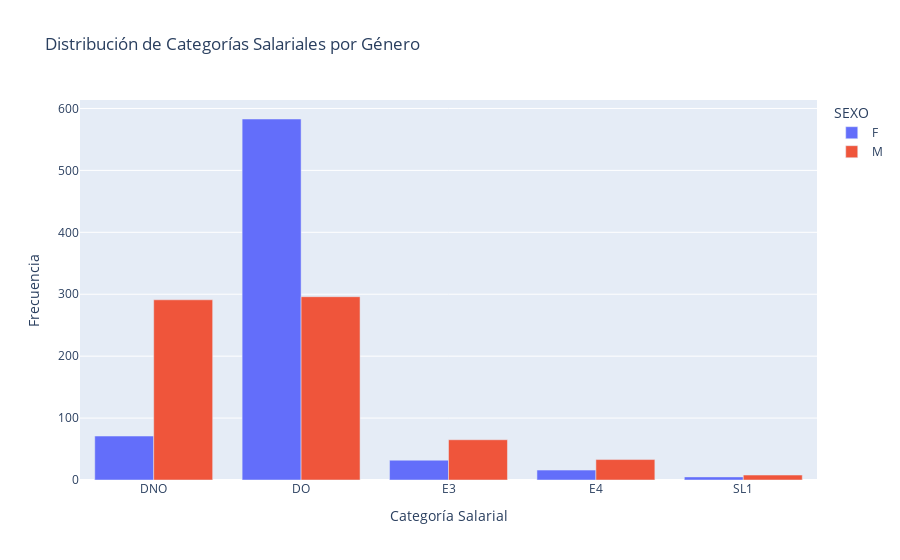
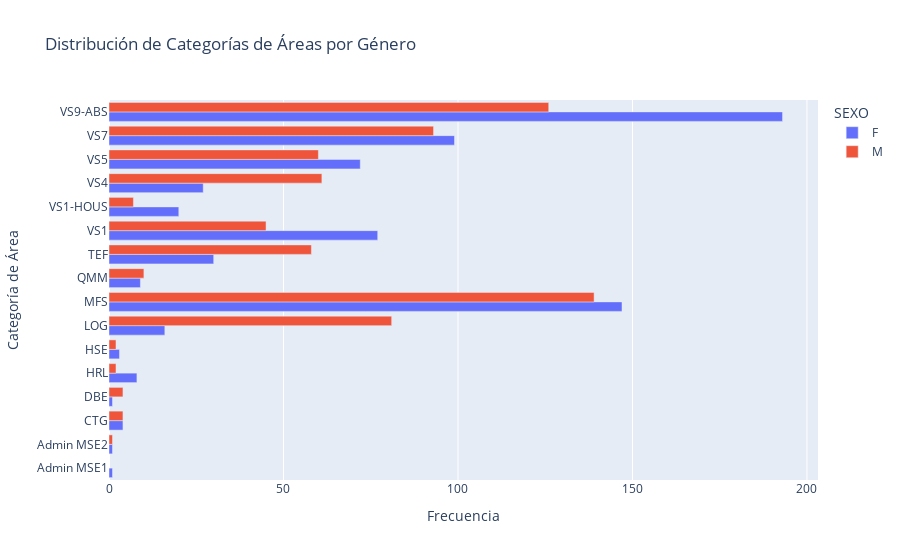
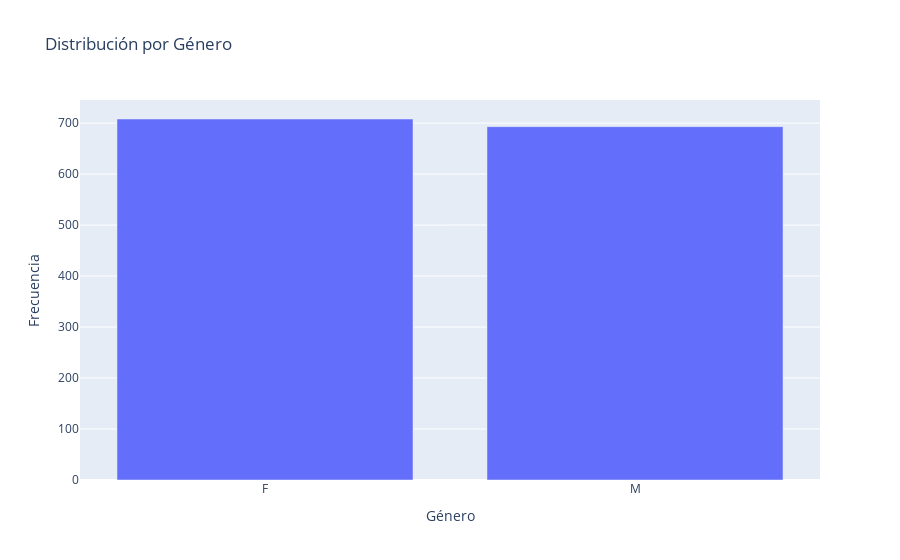
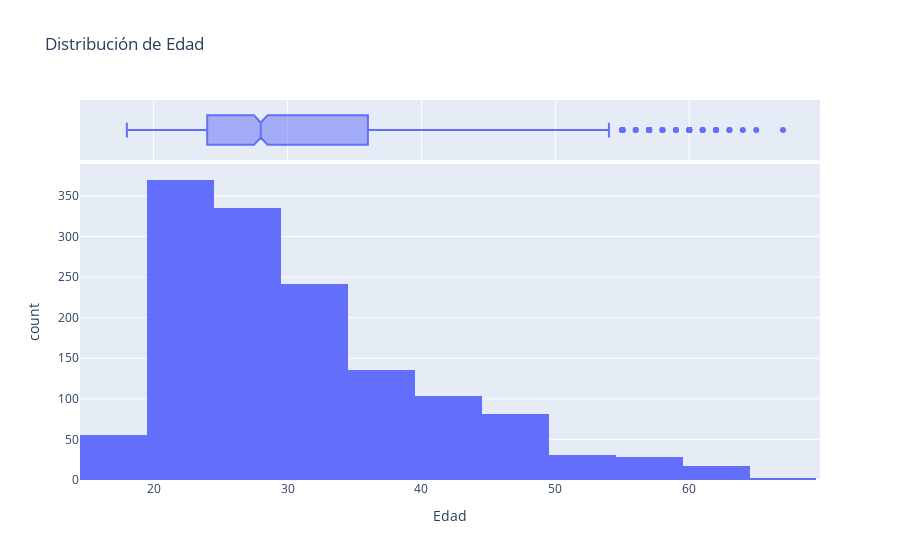

Notebook code cell kept with these figures, in order:
### Code cell
# Distribución de Categorías Salariales por Género
df = data[['BANDA', 'SEXO']]
conteo_banda = df.groupby(['SEXO', 'BANDA']).size().reset_index(name='conteo')
fig = px.bar(conteo_banda, x='BANDA', y='conteo', color='SEXO', 
             barmode='group', 
             title='Distribución de Categorías Salariales por Género',
             labels={'conteo': 'Frecuencia', 'BANDA': 'Categoría Salarial'})

fig.show()


# Distribución de Categorías de Áreas por Género
df = data[['AREA', 'SEXO']]
conteo_banda = df.groupby(['SEXO', 'AREA']).size().reset_index(name='conteo')

fig = px.bar(conteo_banda, x='conteo', y='AREA', color='SEXO', 
             barmode='group', 
             title='Distribución de Categorías de Áreas por Género',
             labels={'conteo': 'Frecuencia', 'AREA': 'Categoría de Área'})
fig.show()

#Distancia
distancias = np.array(data['Distancia'])

valores, frecuencias = np.unique(distancias, return_counts=True)

plt.figure(figsize=(10, 6))
for i in range(len(valores)):
    plt.scatter(x=np.cos(i)*valores[i], y=np.sin(i)*valores[i], s=frecuencias[i]*100, label=f'{valores[i]}: {frecuencias[i]}')

plt.scatter(0, 0, color='red', s=10)

for i in range(len(valores)):
    plt.plot([0, np.cos(i)*valores[i]], [0, np.sin(i)*valores[i]], color='grey', linestyle='--')

plt.title('Visualización de Distancias y Frecuencias')
plt.xlabel('Eje X')
plt.ylabel('Eje Y')
plt.show()


#SEXO
conteo_sexo = data['SEXO'].value_counts().reset_index()
conteo_sexo.columns = ['SEXO', 'conteo']

fig = px.bar(conteo_sexo, x='SEXO', y='conteo',
             title='Distribución por Género',
             labels={'conteo': 'Frecuencia', 'SEXO': 'Género'})
fig.show()


#EDAD
fig = px.histogram(data, x='EDAD', nbins=10, 
                   title='Distribución de Edad',
                   labels={'EDAD': 'Edad'},
                   marginal='box')  # Puedes quitar 'marginal' si no deseas el diagrama de caja
fig.show()

conteo_estado_civil = data['ESTADO CIVIL'].value_counts().reset_index()
conteo_estado_civil.columns = ['ESTADO CIVIL', 'conteo']

# ESTADO CIVIL
fig = px.bar(conteo_estado_civil, x='ESTADO CIVIL', y='conteo',
             title='Distribución por Estado Civil',
             labels={'conteo': 'Frecuencia', 'ESTADO CIVIL': 'Estado Civil'})

fig.show()


#HIJOS
conteo_hijos = data['HIJOS'].value_counts().reset_index()
conteo_hijos.columns = ['HIJOS', 'conteo']

fig = px.bar(conteo_hijos, x='HIJOS', y='conteo',
             title='Distribución del Número de Hijos',
             labels={'conteo': 'Frecuencia', 'HIJOS': 'Número de Hijos'})

fig.show()

#TIENE hijo si no
conteo_tiene_hijos = data['TIENE HIJOS'].value_counts().reset_index()
conteo_tiene_hijos.columns = ['TIENE HIJOS', 'conteo']

fig = px.bar(conteo_tiene_hijos, x='TIENE HIJOS', y='conteo',
             title='Distribución de Personas con y sin Hijos',
             labels={'conteo': 'Frecuencia', 'TIENE HIJOS': 'Tiene Hijos'})

fig.show()


# Calcula el conteo de cada combinación de 'BANDA' y 'TIPO RENUNCIA'
conteo_banda_tipo = data.groupby(['BANDA', 'TIPO DE RENUNCIA']).size().reset_index(name='conteo')

# Crea un gráfico de barras con Plotly Express
fig1 = px.bar(conteo_banda_tipo, x='BANDA', y='conteo', color='TIPO DE RENUNCIA', title='BANDA vs. TIPO DE RENUNCIA')

# Muestra el gráfico
fig1.show()


# Calcula el conteo de cada combinación de 'BANDA' y 'MOTIVO DE LA RENUNCIA'
conteo_banda_motivo = data.groupby(['BANDA', 'MOTIVO DE LA RENUNCIA']).size().reset_index(name='conteo')

# Crea un gráfico de barras con Plotly Express
fig2 = px.bar(conteo_banda_motivo, x='BANDA', y='conteo', color='MOTIVO DE LA RENUNCIA', title='BANDA vs. MOTIVO DE LA RENUNCIA')

# Muestra el gráfico
fig2.show()

# Gráfico para 'BANDA' y 'ANTIGÜEDAD'
fig3 = px.box(data, x='BANDA', y='ANTIGÜEDAD', title='BANDA vs. ANTIGÜEDAD')
fig3.show()

#Relación entre antigüedad y distancia
fig = px.scatter(data, x='Distancia', y='ANTIGÜEDAD',
                 title='Relación entre Distancia y Antigüedad',
                 labels={'Distancia': 'Distancia', 'Antigüedad': 'Antigüedad'})

# Mostrar el gráfico
fig.show()

#Graficas para saber en que trimestre se contratron más personas y en que trimestre hubo m'as bajas
data['ALTA'] = pd.to_datetime(data['ALTA'], errors='coerce')
data['BAJA'] = pd.to_datetime(data['BAJA'], errors='coerce')

# Extraer el trimestre y convertir a string
data['Trimestre Alta'] = data['ALTA'].dt.to_period('Q').astype(str)
data['Trimestre Baja'] = data['BAJA'].dt.to_period('Q').astype(str)

# Conteo de contrataciones por trimestre
contrataciones_por_trimestre = data['Trimestre Alta'].value_counts().reset_index()
contrataciones_por_trimestre.columns = ['Trimestre', 'Contrataciones']

# Gráfico de contrataciones
fig1 = px.bar(contrataciones_por_trimestre, x='Trimestre', y='Contrataciones',
              title='Contrataciones por Trimestre')
fig1.show()

# Conteo de bajas por trimestre
bajas_por_trimestre = data['Trimestre Baja'].value_counts().reset_index()
bajas_por_trimestre.columns = ['Trimestre', 'Bajas']

# Gráfico de bajas
fig2 = px.bar(bajas_por_trimestre, x='Trimestre', y='Bajas',
              title='Bajas por Trimestre')
fig2.show()

### Figure 1 — Plotly figure (JSON) as saved in the notebook; plotly's stock layout.template omitted (floating-point values rounded to 4 significant figures)
{"data": [{"alignmentgroup": "True", "hovertemplate": "SEXO=F<br>Categoría Salarial=%{x}<br>Frecuencia=%{y}<extra></extra>", "legendgroup": "F", "marker": {"color": "#636efa", "pattern": {"shape": ""}}, "name": "F", "offsetgroup": "F", "orientation": "v", "showlegend": true, "textposition": "auto", "type": "bar", "x": ["DNO", "DO", "E3", "E4", "SL1"], "xaxis": "x", "y": [71, 583, 32, 16, 5], "yaxis": "y"}, {"alignmentgroup": "True", "hovertemplate": "SEXO=M<br>Categoría Salarial=%{x}<br>Frecuencia=%{y}<extra></extra>", "legendgroup": "M", "marker": {"color": "#EF553B", "pattern": {"shape": ""}}, "name": "M", "offsetgroup": "M", "orientation": "v", "showlegend": true, "textposition": "auto", "type": "bar", "x": ["DNO", "DO", "E3", "E4", "SL1"], "xaxis": "x", "y": [291, 296, 65, 33, 8], "yaxis": "y"}], "layout": {"barmode": "group", "legend": {"title": {"text": "SEXO"}, "tracegroupgap": 0}, "title": {"text": "Distribución de Categorías Salariales por Género"}, "xaxis": {"anchor": "y", "domain": [0, 1], "title": {"text": "Categoría Salarial"}}, "yaxis": {"anchor": "x", "domain": [0, 1], "title": {"text": "Frecuencia"}}}}

### Figure 2 — Plotly figure (JSON) as saved in the notebook; plotly's stock layout.template omitted (floating-point values rounded to 4 significant figures)
{"data": [{"alignmentgroup": "True", "hovertemplate": "SEXO=F<br>Frecuencia=%{x}<br>Categoría de Área=%{y}<extra></extra>", "legendgroup": "F", "marker": {"color": "#636efa", "pattern": {"shape": ""}}, "name": "F", "offsetgroup": "F", "orientation": "h", "showlegend": true, "textposition": "auto", "type": "bar", "x": [1, 1, 4, 1, 8, 3, 16, 147, 9, 30, 77, 20, 27, 72, 99, 193], "xaxis": "x", "y": ["Admin MSE1", "Admin MSE2", "CTG", "DBE", "HRL", "HSE", "LOG", "MFS", "QMM", "TEF", "VS1", "VS1-HOUS", "VS4", "VS5", "VS7", "VS9-ABS"], "yaxis": "y"}, {"alignmentgroup": "True", "hovertemplate": "SEXO=M<br>Frecuencia=%{x}<br>Categoría de Área=%{y}<extra></extra>", "legendgroup": "M", "marker": {"color": "#EF553B", "pattern": {"shape": ""}}, "name": "M", "offsetgroup": "M", "orientation": "h", "showlegend": true, "textposition": "auto", "type": "bar", "x": [1, 4, 4, 2, 2, 81, 139, 10, 58, 45, 7, 61, 60, 93, 126], "xaxis": "x", "y": ["Admin MSE2", "CTG", "DBE", "HRL", "HSE", "LOG", "MFS", "QMM", "TEF", "VS1", "VS1-HOUS", "VS4", "VS5", "VS7", "VS9-ABS"], "yaxis": "y"}], "layout": {"barmode": "group", "legend": {"title": {"text": "SEXO"}, "tracegroupgap": 0}, "title": {"text": "Distribución de Categorías de Áreas por Género"}, "xaxis": {"anchor": "y", "domain": [0, 1], "title": {"text": "Frecuencia"}}, "yaxis": {"anchor": "x", "domain": [0, 1], "title": {"text": "Categoría de Área"}}}}

### Figure 3 — Plotly figure (JSON) as saved in the notebook; plotly's stock layout.template omitted (floating-point values rounded to 4 significant figures)
{"data": [{"alignmentgroup": "True", "hovertemplate": "Género=%{x}<br>Frecuencia=%{y}<extra></extra>", "legendgroup": "", "marker": {"color": "#636efa", "pattern": {"shape": ""}}, "name": "", "offsetgroup": "", "orientation": "v", "showlegend": false, "textposition": "auto", "type": "bar", "x": ["F", "M"], "xaxis": "x", "y": [708, 693], "yaxis": "y"}], "layout": {"barmode": "relative", "legend": {"tracegroupgap": 0}, "title": {"text": "Distribución por Género"}, "xaxis": {"anchor": "y", "domain": [0, 1], "title": {"text": "Género"}}, "yaxis": {"anchor": "x", "domain": [0, 1], "title": {"text": "Frecuencia"}}}}

### Figure 4 — Plotly figure (JSON) as saved in the notebook; plotly's stock layout.template omitted (floating-point values rounded to 4 significant figures; data arrays with more than 128 entries replaced by an {"elided": "..."} marker saying what was removed)
{"data": [{"alignmentgroup": "True", "bingroup": "x", "hovertemplate": "Edad=%{x}<br>count=%{y}<extra></extra>", "legendgroup": "", "marker": {"color": "#636efa", "pattern": {"shape": ""}}, "name": "", "nbinsx": 10, "offsetgroup": "", "orientation": "v", "showlegend": false, "type": "histogram", "x": {"elided": "1401 int values"}, "xaxis": "x", "yaxis": "y"}, {"alignmentgroup": "True", "hovertemplate": "Edad=%{x}<extra></extra>", "legendgroup": "", "marker": {"color": "#636efa"}, "name": "", "notched": true, "offsetgroup": "", "showlegend": false, "type": "box", "x": {"elided": "1401 int values"}, "xaxis": "x2", "yaxis": "y2"}], "layout": {"barmode": "relative", "legend": {"tracegroupgap": 0}, "title": {"text": "Distribución de Edad"}, "xaxis": {"anchor": "y", "domain": [0, 1], "title": {"text": "Edad"}}, "xaxis2": {"anchor": "y2", "domain": [0, 1], "matches": "x", "showgrid": true, "showticklabels": false}, "yaxis": {"anchor": "x", "domain": [0, 0.8316], "title": {"text": "count"}}, "yaxis2": {"anchor": "x2", "domain": [0.8416, 1], "matches": "y2", "showgrid": false, "showline": false, "showticklabels": false, "ticks": ""}}}
